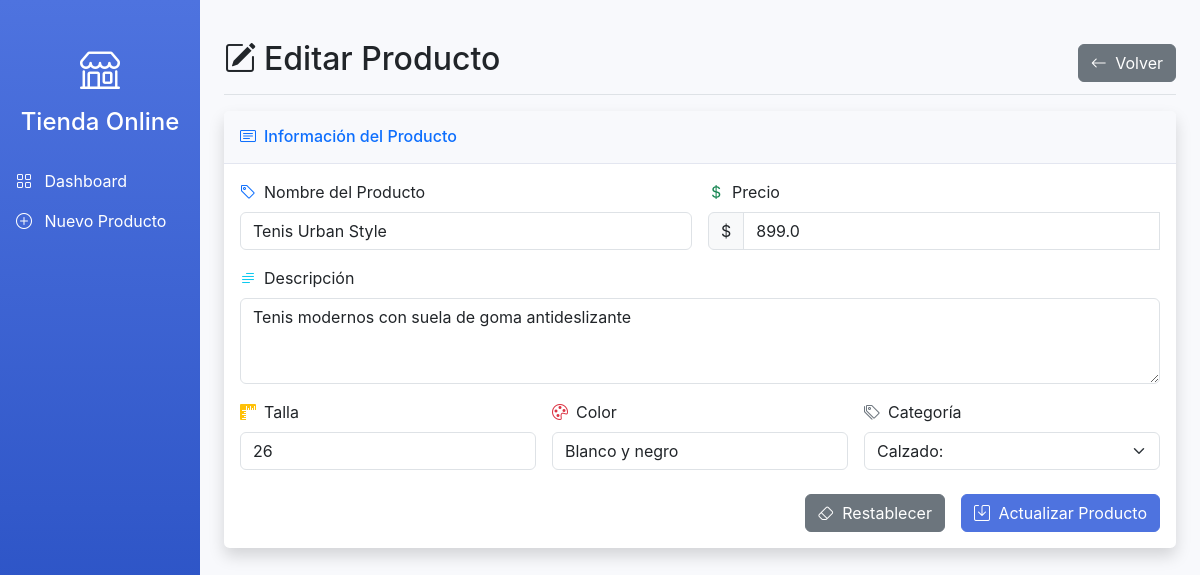
/productos/4/edit, run on the app's committed database.
### app.py (models this page shows, shortened)
class Producto(db.Model):
    id = db.Column(db.Integer, primary_key=True)
    nombre = db.Column(db.String(100), nullable=False)
    descripcion = db.Column(db.Text)
    precio = db.Column(db.Float, nullable=False)
    talla = db.Column(db.String(20))
    color = db.Column(db.String(50))
    categoria_id = db.Column(db.Integer, db.ForeignKey('categoria.id'), nullable=False)

class Categoria(db.Model):
    id = db.Column(db.Integer, primary_key=True)
    nombre = db.Column(db.String(100), nullable=False)
    productos = db.relationship('Producto', backref='categoria', lazy=True)

### app.py (the view, shortened to what this page needs)
@app.route('/productos/<int:id>/edit', methods=['GET', 'POST'])
def update_producto(id):
    producto = Producto.query.get_or_404(id)
    categorias = Categoria.query.all()
    return render_template('update_producto.html', producto=producto, categorias=categorias)

### templates/update_producto.html (shortened to what this page needs)
{% extends 'base.html' %}
{% block content %}
<div class="d-flex justify-content-between flex-wrap flex-md-nowrap align-items-center pt-3 pb-2 mb-3 border-bottom">
    <h1 class="h2"><i class="bi bi-pencil-square me-2"></i>Editar Producto</h1>
    <div class="btn-toolbar mb-2 mb-md-0">
        <a href="{{ url_for('index') }}" class="btn btn-secondary">
            <i class="bi bi-arrow-left me-1"></i> Volver
        </a>
    </div>
</div>
<div class="card shadow mb-4">
    <div class="card-header py-3">
        <h6 class="m-0 font-weight-bold text-primary">
            <i class="bi bi-card-text me-2"></i>Información del Producto
        </h6>
    </div>
    <div class="card-body">
        <form method="POST" action="{{ url_for('update_producto', id=producto.id) }}" class="needs-validation" novalidate>
            <div class="row g-3">
                <div class="col-md-6">
                    <label for="nombre" class="form-label">
                        <i class="bi bi-tag text-primary me-2"></i>Nombre del Producto
                    </label>
                    <input type="text" class="form-control" id="nombre" name="nombre" value="{{ producto.nombre }}" required>
                </div>
                <div class="col-md-6">
                    <label for="precio" class="form-label">
                        <i class="bi bi-currency-dollar text-success me-2"></i>Precio
                    </label>
                    <div class="input-group">
                        <span class="input-group-text">$</span>
                        <input type="number" step="0.01" class="form-control" id="precio" name="precio" value="{{ producto.precio }}" required>
                    </div>
                </div>
                <div class="col-12">
                    <label for="descripcion" class="form-label">
                        <i class="bi bi-text-paragraph text-info me-2"></i>Descripción
                    </label>
                    <textarea class="form-control" id="descripcion" name="descripcion" rows="3">{{ producto.descripcion }}</textarea>
                </div>
                <div class="col-md-4">
                    <label for="talla" class="form-label">
                        <i class="bi bi-rulers text-warning me-2"></i>Talla
                    </label>
                    <input type="text" class="form-control" id="talla" name="talla" value="{{ producto.talla }}">
                </div>
                <div class="col-md-4">
                    <label for="color" class="form-label">
                        <i class="bi bi-palette text-danger me-2"></i>Color
                    </label>
                    <input type="text" class="form-control" id="color" name="color" value="{{ producto.color }}">
                </div>
                <div class="col-md-4">
                    <label for="categoria_id" class="form-label">
                        <i class="bi bi-tags text-secondary me-2"></i>Categoría
                    </label>
                    <select class="form-select" id="categoria_id" name="categoria_id" required>
                        {% for categoria in categorias %}
                        <option value="{{ categoria.id }}" {% if categoria.id == producto.categoria_id %}selected{% endif %}>
                            {{ categoria.nombre }}
                        </option>
                        {% endfor %}
                    </select>
                </div>
                <div class="col-12 mt-4">
                    <div class="d-grid gap-2 d-md-flex justify-content-md-end">
                        <button type="reset" class="btn btn-secondary me-md-2">
                            <i class="bi bi-eraser me-1"></i> Restablecer
                        </button>
                        <button type="submit" class="btn btn-primary">
                            <i class="bi bi-save me-1"></i> Actualizar Producto
                        </button>
                    </div>
                </div>
            </div>
        </form>
    </div>
</div>
{% endblock %}

### templates/base.html (style rules this page uses)
:root { --primary-color: #4e73df; --secondary-color: #858796; --success-color: #1cc88a; --info-color: #36b9cc; --warning-color: #f6c23e; --danger-color: #e74a3b; --light-color: #f8f9fc; --dark-color: #5a5c69; }
body { background-color: #f8f9fc; font-family: 'Nunito', -apple-system, BlinkMacSystemFont, 'Segoe UI', Roboto, 'Helvetica Neue', Arial, sans-serif; }
.card { border: none; border-radius: 0.35rem; box-shadow: 0 0.15rem 1.75rem 0 rgba(58, 59, 69, 0.15); }
.card-header { background-color: #f8f9fc; border-bottom: 1px solid #e3e6f0; font-weight: 600; }
.btn-primary { background-color: var(--primary-color); border-color: var(--primary-color); }

### data on the page
Producto: nombre "Tenis Urban Style", precio "899.0", descripcion "Tenis modernos con suela de goma antideslizante", talla "26", color "Blanco y negro", categoria_id "Calzado:"
